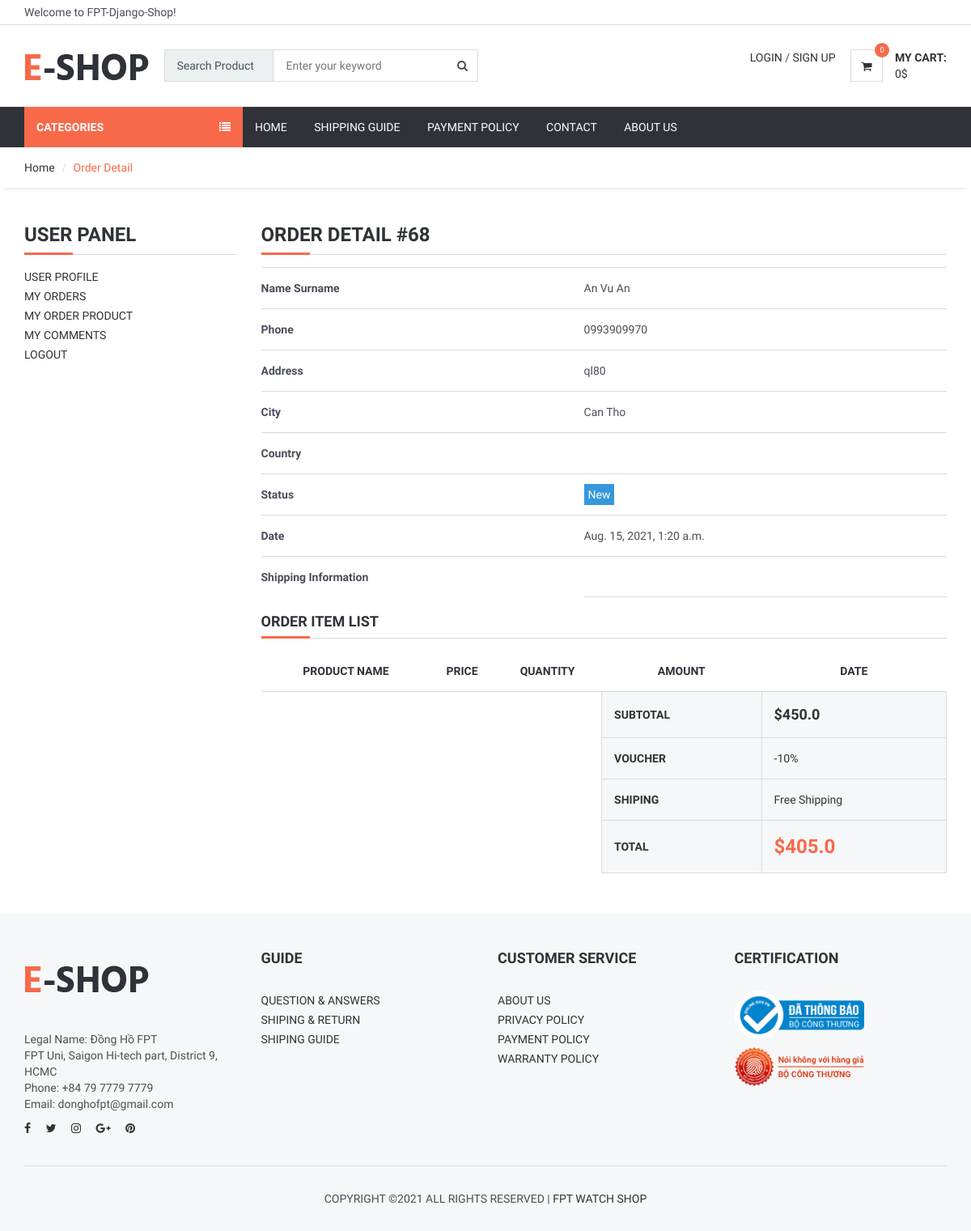
Screenshot of /user/order_detail/68 with the database file from the repository.
### order/models.py (models this page shows, shortened)
class Order(models.Model):
    STATUS = (
        ('New', 'New'),
        ('Accepted', 'Accepted'),
        ('Preparing', 'Preparing'),
        ('OnShipping', 'OnShipping'),
        ('Completed', 'Completed'),
        ('Canceled', 'Canceled'),
    )
    user = models.ForeignKey(User, on_delete=models.SET_NULL, null=True)
    code = models.CharField(max_length=5, editable=False)
    first_name = models.CharField(max_length=10)
    last_name = models.CharField(max_length=10)
    phone = models.CharField(blank=True, max_length=20)
    address = models.CharField(blank=True, max_length=150)
    city = models.CharField(blank=True, max_length=20)
    country = models.CharField(blank=True, max_length=20)
    total = models.FloatField()
    status=models.CharField(max_length=10,choices=STATUS,default='New')
    adminnote = models.CharField(blank=True, max_length=100)
    create_at=models.DateTimeField(auto_now_add=True)
    update_at=models.DateTimeField(auto_now=True)
    voucher = models.ForeignKey(Voucher, on_delete=models.SET_NULL, null=True, blank=True)
    total_after_used_voucher = models.FloatField(null=True, blank=True)

### product/models.py (models this page shows, shortened)
class Voucher(models.Model):
    code = models.CharField(unique=True, max_length = 20)
    discount = models.IntegerField(
        validators=[
            MaxValueValidator(100),
            MinValueValidator(10)
        ])
    start_date = models.DateField()
    end_date = models.DateField()

### user/views.py (the view)
# urls.py: path('order_detail/<int:id>', views.user_order_detail, name='user_order_detail'),
def user_order_detail(request, id):
    category = Category.objects.filter(status='True')
    current_user = request.user
    order = Order.objects.get(user_id = current_user.id, id=id)
    orderDetails = OrderDetail.objects.filter(order_id=id)
    context =  {
        'category': category,
        'order': order,
        'orderDetails': orderDetails
    }
    return render(request, "user/user_order_detail.html", context)

### order/cart.py (called while the page is built)
    def __len__(self):
        return sum(item["quantity"] for item in self.cart.values())

    def get_total_price_after_user_voucher(self):
        if self.voucher:
            if self.cart:
                return self.voucher['voucher']['total_after_used_voucher']
            else:
                return 0
        else:
            return self.get_total_price()

    def get_subtotal_price(self):
        if self.cart:
            return round(sum(float(item['price']) * item['quantity']
                for item in self.cart.values()),2)
        else:
            return 0

    def get_total_price(self):
        subtotal = self.get_subtotal_price()
        total = subtotal
        return total

### order/context_processors.py (called while the page is built)
def cart(request):
    return {'cart': Cart(request)}

### user/templates/user/user_order_detail.html (shortened to what this page needs)
{% extends 'home/homebase.html' %}
{% block sidebar %} {% include 'home/sidebar.html' %} {% endblock %}
{% block body %}
	<div id="breadcrumb">
		<div class="container">
			<ul class="breadcrumb">
				<li><a href="/">Home</a></li>
				<li class="active">Order Detail</li>
			</ul>
		</div>
	</div>
	<div class="section">
		<div class="container">
			<div class="row">
					<div class="col-md-3">
						{% include "user/user_panel.html" %}
					</div>
					<div class="col-md-9">
						<div class="order-summary clearfix">
							<div class="section-title">
								<h3 class="title">Order Detail #{{order.id}} </h3>
							</div>
						<table class="shopping-cart-table table">
                            <tr>
                                <th class="text-left">Name Surname</th>
                                <td class="text-left">{{ order.first_name}} {{ order.last_name }} </td>
                            </tr>
                            <tr>
                                <th class="text-left">Phone</th>
                                <td class="text-left">{{ order.phone}}</td>
                            </tr>
                            <tr>
                                <th class="text-left">Address</th>
                                <td class="text-left">{{ order.address}}</td>
                            </tr>
                            <tr>
                                <th class="text-left">City</th>
                                <td class="text-left">{{ order.city}}</td>
                            </tr>
                            <tr>
                                <th class="text-left">Country</th>
                                <td class="text-left">{{ order.country}}</td>
                            </tr>
                            <tr>
                                <th class="text-left">Status</th>
                                    {% if order.status == 'New' or order.status == 'Preparing'%}
                                    <td class="text-left"><span style="background-color:#3498db; color:white; padding:5px">{{ order.status}}</span> </td>
									{% elif order.status == 'Accepted' or order.status == 'Completed'  %}
									<td class="text-left"><span style="background-color:#27ae60; color:white;padding:5px">{{ order.status}}</span> </td>
                                    {% elif order.status == 'OnShipping'%}
									<td class="text-left"><span style="background-color:#f1c40f; color:white;padding:5px">{{ order.status}}</span> </td>
                                    {% else %}
									<td class="text-left"><span style="background-color:#e74c3c; color:white;padding:5px">{{ order.status}}</span> </td>
									{% endif %}
                            </tr>
                            <tr>
                                <th class="text-left">Date</th>
                                <td class="text-left">{{ order.create_at}}</td>
                            </tr>
                            <th class="text-left">Shipping Information</th>
                            <td class="text-left">{{ order.adminnote}}</td>
                        </table>
                        <div class="section-title">
                            <h4 class="title">Order Item List</h4>
                        </div>
                        <table class="shopping-cart-table table">
                            <thead>
                            <tr>
                                <th class="text-center">Product Name </th>
                                <th class="text-center">Price </th>
                                <th class="text-center">Quantity </th>
                                <th class="text-center">Amount </th>
                                <th class="text-center">Date </th>
                            </tr>
                            </thead>
                            <tfoot>
                                <tr>
                                    <th class="empty" colspan="4"></th>
                                    <th>SUBTOTAL</th>
                                    <th id="subtotal" colspan="2" class="sub-total">${{order.total}}</th>
                                </tr>
                                <tr>
                                    <th class="empty" colspan="4"></th>
                                    <th>VOUCHER</th>
                                    <td colspan="2" id="promotion-code">
                                    {% if order.voucher.discount %}
                                        -{{order.voucher.discount}}%
                                    {% else %}
                                        None
                                    {% endif %}
                                        </td>
                                </tr>
                                <tr>
                                    <th class="empty" colspan="4"></th>
                                    <th>SHIPING</th>
                                    <td colspan="2">Free Shipping</td>
                                </tr>
                                <tr>
                                    <th class="empty" colspan="4"></th>
                                    <th>TOTAL</th>
                                    <th id="total" colspan="2" class="total">${{order.total_after_used_voucher}}</th>
                                </tr>
                            </tfoot>
                        </table>
						</div>
					</div>
			</div>
		</div>
	</div>
{% endblock %}

### home/static/css/style.css (style rules this page uses)
body { font-family: 'Hind', sans-serif; color: #4A4E5A; overflow-x: hidden; }
h1, h2, h3, h4, h5, h6 { color: #30323A; margin: 0 0 10px; font-weight: 700; }
a { color: #30323A; -webkit-transition: 0.3s color; transition: 0.3s color; }
ul, ol { margin: 0; padding: 0; list-style: none }
.section { padding-top: 30px; padding-bottom: 30px; }
.section-title { position: relative; margin-bottom: 15px; margin-top: 15px; border-bottom: 1px solid #DADADA; }
.section-title .title { display: inline-block; text-transform: uppercase; }
.section-title:after { content: ""; position: absolute; left: 0; bottom: -1.5px; height: 3px; width: 60px; background-color: #F8694A; }
#breadcrumb { -webkit-box-shadow: 0px 6px 6px -6px rgba(0, 0, 0, 0.175); box-shadow: 0px 6px 6px -6px rgba(0, 0, 0, 0.175); }
.breadcrumb { background-color: transparent; border: none; border-radius: 0px; padding: 15px 0px; margin: 0; }
.breadcrumb>.active { color: #F8694A; }
.breadcrumb>li+li:before { color: #DADADA; }
.shopping-cart-table>tbody>tr>td, .shopping-cart-table>tbody>tr>th, .shopping-cart-table>tfoot>tr>td, .shopping-cart-table>tfoot>tr>th, .shopping-cart-table>thead>tr>td, .shopping-cart-table>thead>tr>th { padding: 15px 0px; vertical-align: middle; border-top: 1px solid #DADADA; }
.shopping-cart-table>thead>tr>th { color: #30323A; text-transform: uppercase; border-bottom: 1px solid #DADADA; }
.shopping-cart-table>tbody>tr:last-child>td { border-bottom: 1px solid #DADADA; }
.shopping-cart-table>tfoot>tr>td, .shopping-cart-table>tfoot>tr>th { color: #30323A; border-top: 0px }
.shopping-cart-table>tfoot>tr>td:not(.empty), .shopping-cart-table>tfoot>tr>th:not(.empty) { padding: 15px; background-color: #F6F7F8; border: 1px solid #DADADA; }
.shopping-cart-table>tfoot>tr>.sub-total { font-size: 18px; }
.shopping-cart-table>tfoot>tr>.total { font-size: 24px; color: #F8694A; }

### rows the page displays
Order: id "68", first_name "An Vu", last_name "An", phone "0993909970", address "ql80", city "Can Tho", status "New", create_at "Aug. 15, 2021, 1:20 a.m.", total "450.0", voucher.discount "10", total_after_used_voucher "405.0"

### other values shown
{{ total_quantity }} "0"
{{ cart.get_total_price_after_user_voucher }} "0"
